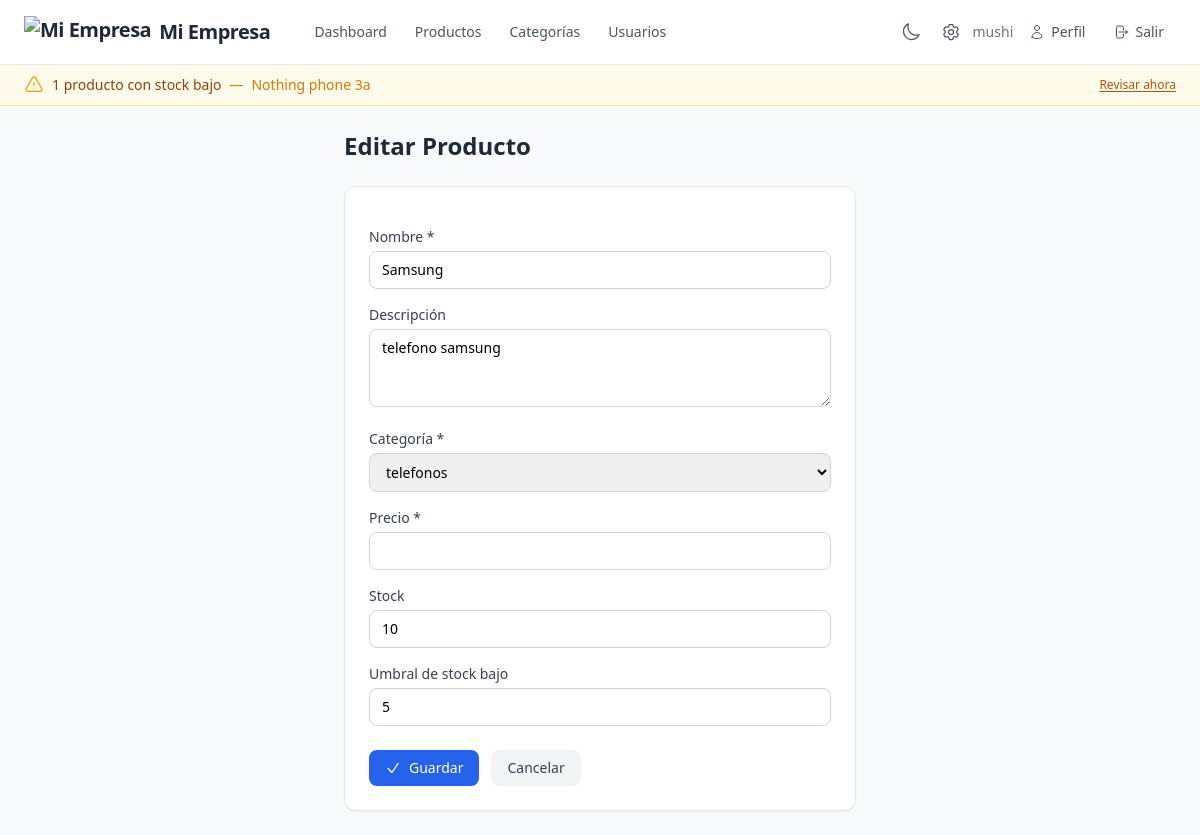
The page /productos/2/editar/ (signed in) on the database its author committed.
### inventory/models.py (models this page shows, shortened)
class CompanySettings(models.Model):
    company_name = models.CharField(max_length=100, default='Mi Empresa')
    logo = models.ImageField(upload_to='company/', blank=True, null=True)
    currency_symbol = models.CharField(max_length=10, default='$')
    class Meta:
        verbose_name_plural = 'company settings'
    @classmethod
    def load(cls):
        obj, created = cls.objects.get_or_create(pk=1)
        return obj

class Product(models.Model):
    name = models.CharField(max_length=200)
    description = models.TextField(blank=True)
    category = models.ForeignKey(Category, on_delete=models.CASCADE, related_name='products')
    price = models.DecimalField(max_digits=10, decimal_places=2)
    stock = models.IntegerField(default=0)
    low_stock_threshold = models.IntegerField(default=5)
    created_at = models.DateTimeField(auto_now_add=True)
    updated_at = models.DateTimeField(auto_now=True)

class Category(models.Model):
    name = models.CharField(max_length=100, unique=True)
    description = models.TextField(blank=True)
    created_at = models.DateTimeField(auto_now_add=True)
    updated_at = models.DateTimeField(auto_now=True)
    class Meta:
        verbose_name_plural = 'categories'
    def __str__(self):
        return self.name

### inventory/views.py (the view)
# urls.py: path('productos/<int:pk>/editar/', views.product_update, name='product_update'),
@require_permission('inventory.change_product')
def product_update(request, pk):
    product = get_object_or_404(Product, pk=pk)
    if request.method == 'POST':
        form = ProductForm(request.POST, instance=product)
        if form.is_valid():
            form.save()
            messages.success(request, 'Producto actualizado exitosamente.')
            return redirect('product_list')
    else:
        form = ProductForm(instance=product)
    return render(request, 'inventory/product_form.html', {'form': form, 'product': product})

### inventory/forms.py (shortened to what this page needs)
class ProductForm(forms.ModelForm):
    class Meta:
        model = Product
        fields = ['name', 'description', 'category', 'price', 'stock', 'low_stock_threshold']
        widgets = {
            'description': forms.Textarea(attrs={'rows': 3}),
            'price': forms.NumberInput(attrs={'step': '0.01'}),
        }
    def __init__(self, *args, **kwargs):
        super().__init__(*args, **kwargs)
        self.fields['stock'].required = False
        self.fields['low_stock_threshold'].required = False

### inventory/context_processors.py (called while the page is built)
def company_settings(request):
    settings = CompanySettings.load()
    return {
        'company_name': settings.company_name,
        'company_logo': settings.logo,
        'currency_symbol': settings.currency_symbol,
    }

def low_stock_notification(request):
    if not request.user.is_authenticated:
        return {'low_stock_count': 0, 'low_stock_list': []}
    products = Product.objects.filter(
        stock__lte=F('low_stock_threshold')
    ).select_related('category').order_by('stock')[:5]
    return {
        'low_stock_count': len(products),
        'low_stock_list': products,
    }

### inventory/views.py (called while the page is built)
def require_permission(perm):
    def decorator(view_func):
        @wraps(view_func)
        def _wrapped_view(request, *args, **kwargs):
            if not request.user.is_authenticated:
                return redirect(f'/login/?next={request.path}')
            if not request.user.has_perm(perm):
                messages.error(request, 'No tienes permiso para realizar esta acción.')
                return redirect('dashboard')
            return view_func(request, *args, **kwargs)
        return _wrapped_view
    return decorator

### templates/inventory/product_form.html (shortened to what this page needs)
{% extends 'base.html' %}
{% block content %}
<div class="max-w-lg mx-auto">
    <h1 class="text-2xl font-bold text-gray-800 dark:text-gray-100 mb-6">{% if form.instance.pk %}Editar{% else %}Nuevo{% endif %} Producto</h1>
    <form method="post" class="bg-white dark:bg-gray-800 rounded-xl shadow-sm border border-gray-200 dark:border-gray-700 p-6 space-y-4">
        <div>
            <label for="{{ form.name.id_for_label }}" class="block text-sm font-medium text-gray-700 dark:text-gray-300 mb-1">Nombre *</label>
            <input type="text" name="{{ form.name.html_name }}" id="{{ form.name.id_for_label }}" value="{{ form.name.value|default:'' }}" {% if form.name.field.required %}required{% endif %} class="w-full border border-gray-300 dark:border-gray-600 rounded-lg px-3 py-2 text-sm focus:ring-2 focus:ring-blue-500 focus:border-blue-500 dark:bg-gray-700 dark:text-gray-100 {% if form.name.errors %}border-red-500{% endif %}">
        </div>
        <div>
            <label for="{{ form.description.id_for_label }}" class="block text-sm font-medium text-gray-700 dark:text-gray-300 mb-1">Descripción</label>
            <textarea name="{{ form.description.html_name }}" id="{{ form.description.id_for_label }}" rows="3" class="w-full border border-gray-300 dark:border-gray-600 rounded-lg px-3 py-2 text-sm focus:ring-2 focus:ring-blue-500 focus:border-blue-500 dark:bg-gray-700 dark:text-gray-100 {% if form.description.errors %}border-red-500{% endif %}">{{ form.description.value|default:'' }}</textarea>
        </div>
        <div>
            <label for="{{ form.category.id_for_label }}" class="block text-sm font-medium text-gray-700 dark:text-gray-300 mb-1">Categoría *</label>
            <select name="{{ form.category.html_name }}" id="{{ form.category.id_for_label }}" {% if form.category.field.required %}required{% endif %} class="w-full border border-gray-300 dark:border-gray-600 rounded-lg px-3 py-2 text-sm focus:ring-2 focus:ring-blue-500 focus:border-blue-500 dark:bg-gray-700 dark:text-gray-100 {% if form.category.errors %}border-red-500{% endif %}">
                {% for choice in form.category.field.choices %}
                <option value="{{ choice.0 }}" {% if form.category.value|stringformat:'s' == choice.0|stringformat:'s' %}selected{% endif %}>{{ choice.1 }}</option>
                {% endfor %}
            </select>
        </div>
        <div>
            <label for="{{ form.price.id_for_label }}" class="block text-sm font-medium text-gray-700 dark:text-gray-300 mb-1">Precio *</label>
            <input type="number" step="0.01" name="{{ form.price.html_name }}" id="{{ form.price.id_for_label }}" value="{{ form.price.value|default:'' }}" {% if form.price.field.required %}required{% endif %} class="w-full border border-gray-300 dark:border-gray-600 rounded-lg px-3 py-2 text-sm focus:ring-2 focus:ring-blue-500 focus:border-blue-500 dark:bg-gray-700 dark:text-gray-100 {% if form.price.errors %}border-red-500{% endif %}">
        </div>
        <div>
            <label for="{{ form.stock.id_for_label }}" class="block text-sm font-medium text-gray-700 dark:text-gray-300 mb-1">Stock</label>
            <input type="number" name="{{ form.stock.html_name }}" id="{{ form.stock.id_for_label }}" value="{{ form.stock.value|default:'0' }}" class="w-full border border-gray-300 dark:border-gray-600 rounded-lg px-3 py-2 text-sm focus:ring-2 focus:ring-blue-500 focus:border-blue-500 dark:bg-gray-700 dark:text-gray-100 {% if form.stock.errors %}border-red-500{% endif %}">
        </div>
        <div>
            <label for="{{ form.low_stock_threshold.id_for_label }}" class="block text-sm font-medium text-gray-700 dark:text-gray-300 mb-1">Umbral de stock bajo</label>
            <input type="number" name="{{ form.low_stock_threshold.html_name }}" id="{{ form.low_stock_threshold.id_for_label }}" value="{{ form.low_stock_threshold.value|default:'5' }}" class="w-full border border-gray-300 dark:border-gray-600 rounded-lg px-3 py-2 text-sm focus:ring-2 focus:ring-blue-500 focus:border-blue-500 dark:bg-gray-700 dark:text-gray-100 {% if form.low_stock_threshold.errors %}border-red-500{% endif %}">
        </div>
        <div class="flex gap-3 pt-2">
            <button type="submit" class="inline-flex items-center gap-2 bg-blue-600 hover:bg-blue-500 text-white px-4 py-2 rounded-lg text-sm font-medium transition-colors">
                <svg xmlns="http://www.w3.org/2000/svg" class="w-4 h-4" fill="none" viewBox="0 0 24 24" stroke-width="2" stroke="currentColor">
                    <path stroke-linecap="round" stroke-linejoin="round" d="m4.5 12.75 6 6 9-13.5" />
                </svg>
                Guardar
            </button>
            <a href="{% url 'product_list' %}" class="inline-flex items-center gap-2 bg-gray-100 dark:bg-gray-700 hover:bg-gray-200 dark:hover:bg-gray-600 text-gray-700 dark:text-gray-300 px-4 py-2 rounded-lg text-sm font-medium transition-colors">
                Cancelar
            </a>
        </div>
    </form>
</div>
{% endblock %}

### templates/base.html (shortened to what this page needs)
<!DOCTYPE html>
<html lang="es-mx">
<head>
    <script src="https://cdn.tailwindcss.com">
    </script>
</head>
<body class="bg-gray-50 dark:bg-gray-900 min-h-screen transition-colors">
    <nav class="bg-white dark:bg-gray-800 shadow-sm border-b border-gray-200 dark:border-gray-700">
        <div class="max-w-7xl mx-auto px-4 sm:px-6">
            <div class="flex justify-between items-center h-16">
                <div class="flex items-center gap-8">
                    <a href="{% url 'dashboard' %}" class="flex items-center gap-2 text-xl font-bold text-gray-800 dark:text-gray-100 tracking-tight">
                        {% if company_logo %}
                        <img src="{{ company_logo.url }}" alt="{{ company_name }}" class="h-8 w-auto">
                        {% endif %}
                        {{ company_name }}
                    </a>
                    <div class="flex items-center gap-1">
                        <a href="{% url 'dashboard' %}" class="px-3 py-2 text-sm font-medium rounded-lg {% if request.resolver_match.url_name == 'dashboard' %}bg-blue-50 dark:bg-blue-900 text-blue-700 dark:text-blue-200{% else %}text-gray-600 dark:text-gray-300 hover:text-gray-800 dark:hover:text-gray-100 hover:bg-gray-100 dark:hover:bg-gray-700{% endif %} transition-colors">
                            Dashboard
                        </a>
                        <a href="{% url 'product_list' %}" class="px-3 py-2 text-sm font-medium rounded-lg {% if request.resolver_match.url_name == 'product_list' %}bg-blue-50 dark:bg-blue-900 text-blue-700 dark:text-blue-200{% else %}text-gray-600 dark:text-gray-300 hover:text-gray-800 dark:hover:text-gray-100 hover:bg-gray-100 dark:hover:bg-gray-700{% endif %} transition-colors">
                            Productos
                        </a>
                        <a href="{% url 'category_list' %}" class="px-3 py-2 text-sm font-medium rounded-lg {% if request.resolver_match.url_name == 'category_list' %}bg-blue-50 dark:bg-blue-900 text-blue-700 dark:text-blue-200{% else %}text-gray-600 dark:text-gray-300 hover:text-gray-800 dark:hover:text-gray-100 hover:bg-gray-100 dark:hover:bg-gray-700{% endif %} transition-colors">
                            Categorías
                        </a>
                        {% if user.is_superuser %}
                        <a href="{% url 'user_list' %}" class="px-3 py-2 text-sm font-medium rounded-lg {% if request.resolver_match.url_name|slice:':5' == 'user_' %}bg-blue-50 dark:bg-blue-900 text-blue-700 dark:text-blue-200{% else %}text-gray-600 dark:text-gray-300 hover:text-gray-800 dark:hover:text-gray-100 hover:bg-gray-100 dark:hover:bg-gray-700{% endif %} transition-colors">
                            Usuarios
                        </a>
                        {% endif %}
                    </div>
                </div>
                <div class="flex items-center gap-1">
                    <button id="theme-toggle" type="button" class="inline-flex items-center justify-center px-2 py-2 text-sm font-medium text-gray-600 dark:text-gray-300 hover:text-blue-600 dark:hover:text-blue-400 hover:bg-blue-50 dark:hover:bg-blue-900 rounded-lg transition-colors" title="Cambiar tema">
                    </button>
                    {% if user.is_superuser %}
                    <a href="{% url 'settings_update' %}" class="inline-flex items-center gap-1.5 px-2 py-2 text-sm font-medium text-gray-600 dark:text-gray-300 hover:text-blue-600 dark:hover:text-blue-400 hover:bg-blue-50 dark:hover:bg-blue-900 rounded-lg transition-colors" title="Configuración">
                    </a>
                    {% endif %}
                    {% if user.is_authenticated %}
                    <span class="text-sm text-gray-500 dark:text-gray-400 hidden sm:inline">{{ user.username }}</span>
                    <a href="{% url 'profile_update' %}" class="inline-flex items-center gap-1.5 px-3 py-2 text-sm font-medium text-gray-600 dark:text-gray-300 hover:text-blue-600 dark:hover:text-blue-400 hover:bg-blue-50 dark:hover:bg-blue-900 rounded-lg transition-colors">
                        <span class="hidden sm:inline">Perfil</span>
                    </a>
                    <form method="post" action="{% url 'logout' %}" class="inline">
                        <button type="submit" class="inline-flex items-center gap-1.5 px-3 py-2 text-sm font-medium text-gray-600 dark:text-gray-300 hover:text-red-600 dark:hover:text-red-400 hover:bg-red-50 dark:hover:bg-red-900 rounded-lg transition-colors cursor-pointer">
                            <span class="hidden sm:inline">Salir</span>
                        </button>
                    </form>
                    {% endif %}
                </div>
            </div>
        </div>
    </nav>
    {% if user.is_authenticated and low_stock_count %}
    <div class="bg-amber-50 dark:bg-amber-900 border-b border-amber-200 dark:border-amber-700">
        <div class="max-w-7xl mx-auto px-4 sm:px-6 py-2.5 flex items-center justify-between">
            <div class="flex items-center gap-2 text-sm text-amber-800 dark:text-amber-200">
                <span class="font-medium">{{ low_stock_count }} producto{% if low_stock_count != 1 %}s{% endif %} con stock bajo</span>
                <span class="hidden sm:inline text-amber-600 dark:text-amber-400">—</span>
                <span class="hidden sm:inline text-amber-600 dark:text-amber-400">
                {% for p in low_stock_list %}
                    {{ p.name }}{% if not forloop.last %}, {% endif %}
                {% endfor %}
                </span>
            </div>
            <a href="{% url 'product_list' %}?q=&amp;category=" class="flex-shrink-0 text-xs font-medium text-amber-700 dark:text-amber-300 hover:text-amber-900 dark:hover:text-amber-100 underline underline-offset-2">
                Revisar ahora
            </a>
        </div>
    </div>
    {% endif %}
    <main class="max-w-7xl mx-auto px-4 sm:px-6 py-6">
        {% block content %}{% endblock %}
    </main>
</body>
</html>

### rows shown on the page
CompanySettings: company_name "Mi Empresa"
Product: name "Nothing phone 3a"
Product: name "Samsung", description "telefono samsung"
Category: category "telefonos"

### other values the page prints
{{ user.username }} "mushi"
{{ low_stock_count }} "1"
